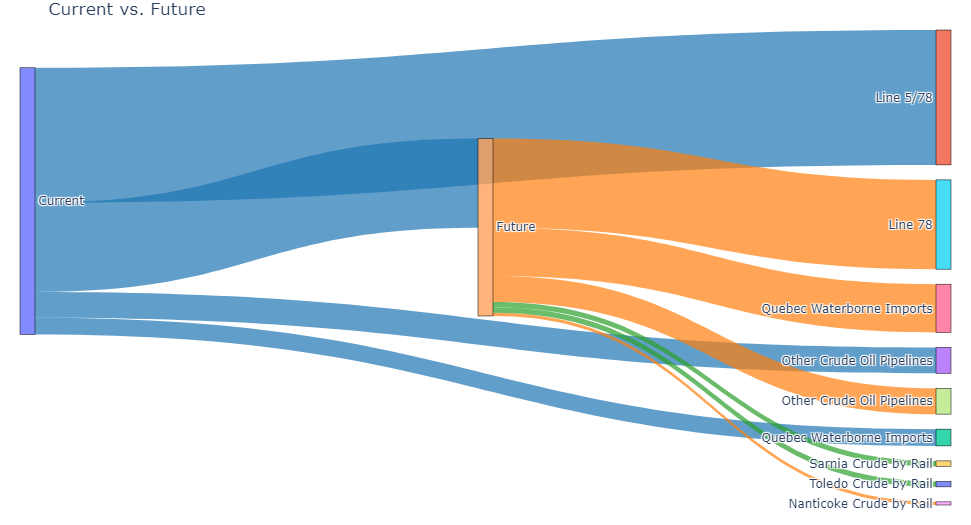

Write the Python code that produced this figure.
import plotly.graph_objects as go

# Define the data for the Sankey diagram
data = go.Sankey(
    node=dict(
        pad=15,
        thickness=15,
        line=dict(color="black", width=0.5),
        label=[
            "Current",
            "Line 5/78",
            "Quebec Waterborne Imports",
            "Other Crude Oil Pipelines",
            "Future",
            "Line 78",
            "Quebec Waterborne Imports",
            "Other Crude Oil Pipelines",
            "Nanticoke Crude by Rail",
            "Sarnia Crude by Rail",
            "Toledo Crude by Rail",
        ],
        # Position labels outside on the right
        x=[0, 0, 0, 0, 1, 1, 1, 1, 1, 1, 1.3],  # Adjust the last value to move the labels to the right
    ),
    link=dict(
        source=[0, 0, 0, 0, 4, 4, 4, 4, 4, 4],
        target=[1, 2, 3, 4, 5, 6, 7, 8, 9, 10],
        value=[861, 107, 165, 570, 570, 308, 165, 20, 35, 35],
        color=[
            "rgba(31,119,180,0.7)",
            "rgba(31,119,180,0.7)",
            "rgba(31,119,180,0.7)",
            "rgba(31,119,180,0.7)",
            "rgba(255,127,14,0.7)",
            "rgba(255,127,14,0.7)",
            "rgba(255,127,14,0.7)",
            "rgba(255,127,14,0.7)",
            "rgba(44,160,44,0.7)",
            "rgba(44,160,44,0.7)",
            "rgba(44,160,44,0.7)",
        ],
    ),
)

layout = go.Layout(
    title="Current vs. Future",
    margin=dict(t=30, r=20, b=20, l=20),  # Add margins to make room for labels
)

fig = go.Figure(data=[data], layout=layout)
fig.show()
